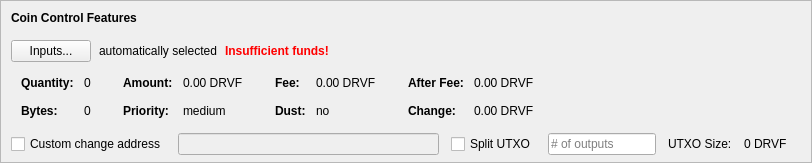
    <widget class="QFrame" name="frameCoinControl">
     <property name="sizePolicy">
      <sizepolicy hsizetype="Expanding" vsizetype="Expanding">
       <horstretch>0</horstretch>
       <verstretch>0</verstretch>
      </sizepolicy>
     </property>
     <property name="maximumSize">
      <size>
       <width>16777215</width>
       <height>16777215</height>
      </size>
     </property>
     <property name="frameShape">
      <enum>QFrame::StyledPanel</enum>
     </property>
     <property name="frameShadow">
      <enum>QFrame::Sunken</enum>
     </property>
     <layout class="QVBoxLayout" name="verticalLayoutCoinControl2">
      <property name="spacing">
       <number>0</number>
      </property>
      <property name="leftMargin">
       <number>0</number>
      </property>
      <property name="topMargin">
       <number>0</number>
      </property>
      <property name="rightMargin">
       <number>0</number>
      </property>
      <property name="bottomMargin">
       <number>6</number>
      </property>
      <item>
       <layout class="QVBoxLayout" name="verticalLayoutCoinControl" stretch="0,0,0,0,1">
        <property name="spacing">
         <number>0</number>
        </property>
        <property name="leftMargin">
         <number>10</number>
        </property>
        <property name="topMargin">
         <number>10</number>
        </property>
        <item>
         <layout class="QHBoxLayout" name="horizontalLayoutCoinControl1">
          <property name="bottomMargin">
           <number>15</number>
          </property>
          <item>
           <widget class="QLabel" name="labelCoinControlFeatures">
            <property name="sizePolicy">
             <sizepolicy hsizetype="Preferred" vsizetype="Maximum">
              <horstretch>0</horstretch>
              <verstretch>0</verstretch>
             </sizepolicy>
            </property>
            <property name="font">
             <font>
              <weight>75</weight>
              <bold>true</bold>
             </font>
            </property>
            <property name="styleSheet">
             <string notr="true">font-weight:bold;</string>
            </property>
            <property name="text">
             <string>Coin Control Features</string>
            </property>
           </widget>
          </item>
         </layout>
        </item>
        <item>
         <layout class="QHBoxLayout" name="horizontalLayoutCoinControl2" stretch="0,0,0,0">
          <property name="spacing">
           <number>8</number>
          </property>
          <property name="bottomMargin">
           <number>10</number>
          </property>
          <item>
           <widget class="QPushButton" name="pushButtonCoinControl">
            <property name="styleSheet">
             <string notr="true"/>
            </property>
            <property name="text">
             <string>Inputs...</string>
            </property>
            <property name="autoDefault">
             <bool>false</bool>
            </property>
           </widget>
          </item>
          <item>
           <widget class="QLabel" name="labelCoinControlAutomaticallySelected">
            <property name="text">
             <string>automatically selected</string>
            </property>
            <property name="margin">
             <number>5</number>
            </property>
           </widget>
          </item>
          <item>
           <widget class="QLabel" name="labelCoinControlInsuffFunds">
            <property name="font">
             <font>
              <weight>75</weight>
              <bold>true</bold>
             </font>
            </property>
            <property name="styleSheet">
             <string notr="true">color:red;font-weight:bold;</string>
            </property>
            <property name="text">
             <string>Insufficient funds!</string>
            </property>
            <property name="margin">
             <number>5</number>
            </property>
           </widget>
          </item>
          <item>
           <spacer name="horizontalSpacerCoinControl">
            <property name="orientation">
             <enum>Qt::Horizontal</enum>
            </property>
            <property name="sizeHint" stdset="0">
             <size>
              <width>40</width>
              <height>1</height>
             </size>
            </property>
           </spacer>
          </item>
         </layout>
        </item>
        <item>
         <widget class="QWidget" name="widgetCoinControl" native="true">
          <property name="sizePolicy">
           <sizepolicy hsizetype="Preferred" vsizetype="Preferred">
            <horstretch>0</horstretch>
            <verstretch>0</verstretch>
           </sizepolicy>
          </property>
          <property name="minimumSize">
           <size>
            <width>0</width>
            <height>0</height>
           </size>
          </property>
          <property name="styleSheet">
           <string notr="true"/>
          </property>
          <layout class="QHBoxLayout" name="horizontalLayoutCoinControl5">
           <property name="leftMargin">
            <number>0</number>
           </property>
           <property name="topMargin">
            <number>0</number>
           </property>
           <property name="rightMargin">
            <number>0</number>
           </property>
           <property name="bottomMargin">
            <number>0</number>
           </property>
           <item>
            <layout class="QHBoxLayout" name="horizontalLayoutCoinControl3" stretch="0,0,0,1">
             <property name="spacing">
              <number>20</number>
             </property>
             <property name="topMargin">
              <number>0</number>
             </property>
             <property name="bottomMargin">
              <number>10</number>
             </property>
             <item>
              <layout class="QFormLayout" name="formLayoutCoinControl1">
               <property name="horizontalSpacing">
                <number>10</number>
               </property>
               <property name="verticalSpacing">
                <number>14</number>
               </property>
               <property name="leftMargin">
                <number>10</number>
               </property>
               <property name="topMargin">
                <number>4</number>
               </property>
               <property name="rightMargin">
                <number>6</number>
               </property>
               <item row="0" column="0">
                <widget class="QLabel" name="labelCoinControlQuantityText">
                 <property name="font">
                  <font>
                   <weight>75</weight>
                   <bold>true</bold>
                  </font>
                 </property>
                 <property name="text">
                  <string>Quantity:</string>
                 </property>
                 <property name="margin">
                  <number>0</number>
                 </property>
                </widget>
               </item>
               <item row="0" column="1">
                <widget class="QLabel" name="labelCoinControlQuantity">
                 <property name="cursor">
                  <cursorShape>IBeamCursor</cursorShape>
                 </property>
                 <property name="contextMenuPolicy">
                  <enum>Qt::ActionsContextMenu</enum>
                 </property>
                 <property name="text">
                  <string notr="true">0</string>
                 </property>
                 <property name="margin">
                  <number>0</number>
                 </property>
                 <property name="textInteractionFlags">
                  <set>Qt::LinksAccessibleByMouse|Qt::TextSelectableByKeyboard|Qt::TextSelectableByMouse</set>
                 </property>
                </widget>
               </item>
               <item row="1" column="0">
                <widget class="QLabel" name="labelCoinControlBytesText">
                 <property name="font">
                  <font>
                   <weight>75</weight>
                   <bold>true</bold>
                  </font>
                 </property>
                 <property name="text">
                  <string>Bytes:</string>
                 </property>
                </widget>
               </item>
               <item row="1" column="1">
                <widget class="QLabel" name="labelCoinControlBytes">
                 <property name="cursor">
                  <cursorShape>IBeamCursor</cursorShape>
                 </property>
                 <property name="contextMenuPolicy">
                  <enum>Qt::ActionsContextMenu</enum>
                 </property>
                 <property name="text">
                  <string notr="true">0</string>
                 </property>
                 <property name="textInteractionFlags">
                  <set>Qt::LinksAccessibleByMouse|Qt::TextSelectableByKeyboard|Qt::TextSelectableByMouse</set>
                 </property>
                </widget>
               </item>
              </layout>
             </item>
             <item>
              <layout class="QFormLayout" name="formLayoutCoinControl2">
               <property name="horizontalSpacing">
                <number>10</number>
               </property>
               <property name="verticalSpacing">
                <number>14</number>
               </property>
               <property name="leftMargin">
                <number>6</number>
               </property>
               <property name="topMargin">
                <number>4</number>
               </property>
               <property name="rightMargin">
                <number>6</number>
               </property>
               <item row="0" column="0">
                <widget class="QLabel" name="labelCoinControlAmountText">
                 <property name="font">
                  <font>
                   <weight>75</weight>
                   <bold>true</bold>
                  </font>
                 </property>
                 <property name="text">
                  <string>Amount:</string>
                 </property>
                 <property name="margin">
                  <number>0</number>
                 </property>
                </widget>
               </item>
               <item row="0" column="1">
                <widget class="QLabel" name="labelCoinControlAmount">
                 <property name="cursor">
                  <cursorShape>IBeamCursor</cursorShape>
                 </property>
                 <property name="contextMenuPolicy">
                  <enum>Qt::ActionsContextMenu</enum>
                 </property>
                 <property name="text">
                  <string notr="true">0.00 DRVF</string>
                 </property>
                 <property name="textInteractionFlags">
                  <set>Qt::LinksAccessibleByMouse|Qt::TextSelectableByKeyboard|Qt::TextSelectableByMouse</set>
                 </property>
                </widget>
               </item>
               <item row="1" column="0">
                <widget class="QLabel" name="labelCoinControlPriorityText">
                 <property name="font">
                  <font>
                   <weight>75</weight>
                   <bold>true</bold>
                  </font>
                 </property>
                 <property name="text">
                  <string>Priority:</string>
                 </property>
                </widget>
               </item>
               <item row="1" column="1">
                <widget class="QLabel" name="labelCoinControlPriority">
                 <property name="cursor">
                  <cursorShape>IBeamCursor</cursorShape>
                 </property>
                 <property name="contextMenuPolicy">
                  <enum>Qt::ActionsContextMenu</enum>
                 </property>
                 <property name="text">
                  <string>medium</string>
                 </property>
                 <property name="textInteractionFlags">
                  <set>Qt::LinksAccessibleByMouse|Qt::TextSelectableByKeyboard|Qt::TextSelectableByMouse</set>
                 </property>
                </widget>
               </item>
              </layout>
             </item>
             <item>
              <layout class="QFormLayout" name="formLayoutCoinControl3">
               <property name="horizontalSpacing">
                <number>10</number>
               </property>
               <property name="verticalSpacing">
                <number>14</number>
               </property>
               <property name="leftMargin">
                <number>6</number>
               </property>
               <property name="topMargin">
                <number>4</number>
               </property>
               <property name="rightMargin">
                <number>6</number>
               </property>
               <item row="0" column="0">
                <widget class="QLabel" name="labelCoinControlFeeText">
                 <property name="font">
                  <font>
                   <weight>75</weight>
                   <bold>true</bold>
                  </font>
                 </property>
                 <property name="text">
                  <string>Fee:</string>
                 </property>
                 <property name="margin">
                  <number>0</number>
                 </property>
                </widget>
               </item>
               <item row="0" column="1">
                <widget class="QLabel" name="labelCoinControlFee">
                 <property name="cursor">
                  <cursorShape>IBeamCursor</cursorShape>
                 </property>
                 <property name="contextMenuPolicy">
                  <enum>Qt::ActionsContextMenu</enum>
                 </property>
                 <property name="text">
                  <string notr="true">0.00 DRVF</string>
                 </property>
                 <property name="textInteractionFlags">
                  <set>Qt::LinksAccessibleByMouse|Qt::TextSelectableByKeyboard|Qt::TextSelectableByMouse</set>
                 </property>
                </widget>
               </item>
               <item row="1" column="0">
                <widget class="QLabel" name="labelCoinControlLowOutputText">
                 <property name="font">
                  <font>
                   <weight>75</weight>
                   <bold>true</bold>
                  </font>
                 </property>
                 <property name="text">
                  <string>Dust:</string>
                 </property>
                </widget>
               </item>
               <item row="1" column="1">
                <widget class="QLabel" name="labelCoinControlLowOutput">
                 <property name="cursor">
                  <cursorShape>IBeamCursor</cursorShape>
                 </property>
                 <property name="contextMenuPolicy">
                  <enum>Qt::ActionsContextMenu</enum>
                 </property>
                 <property name="text">
                  <string>no</string>
                 </property>
                 <property name="textInteractionFlags">
                  <set>Qt::LinksAccessibleByMouse|Qt::TextSelectableByKeyboard|Qt::TextSelectableByMouse</set>
                 </property>
                </widget>
               </item>
              </layout>
             </item>
             <item>
              <layout class="QFormLayout" name="formLayoutCoinControl4">
               <property name="horizontalSpacing">
                <number>10</number>
               </property>
               <property name="verticalSpacing">
                <number>14</number>
               </property>
               <property name="leftMargin">
                <number>6</number>
               </property>
               <property name="topMargin">
                <number>4</number>
               </property>
               <property name="rightMargin">
                <number>6</number>
               </property>
               <item row="0" column="0">
                <widget class="QLabel" name="labelCoinControlAfterFeeText">
                 <property name="font">
                  <font>
                   <weight>75</weight>
                   <bold>true</bold>
                  </font>
                 </property>
                 <property name="text">
                  <string>After Fee:</string>
                 </property>
                 <property name="margin">
                  <number>0</number>
                 </property>
                </widget>
               </item>
               <item row="0" column="1">
                <widget class="QLabel" name="labelCoinControlAfterFee">
                 <property name="cursor">
                  <cursorShape>IBeamCursor</cursorShape>
                 </property>
                 <property name="contextMenuPolicy">
                  <enum>Qt::ActionsContextMenu</enum>
                 </property>
                 <property name="text">
                  <string notr="true">0.00 DRVF</string>
                 </property>
                 <property name="textInteractionFlags">
                  <set>Qt::LinksAccessibleByMouse|Qt::TextSelectableByKeyboard|Qt::TextSelectableByMouse</set>
                 </property>
                </widget>
               </item>
               <item row="1" column="0">
                <widget class="QLabel" name="labelCoinControlChangeText">
                 <property name="font">
                  <font>
                   <weight>75</weight>
                   <bold>true</bold>
                  </font>
                 </property>
                 <property name="text">
                  <string>Change:</string>
                 </property>
                </widget>
               </item>
               <item row="1" column="1">
                <widget class="QLabel" name="labelCoinControlChange">
                 <property name="cursor">
                  <cursorShape>IBeamCursor</cursorShape>
                 </property>
                 <property name="contextMenuPolicy">
                  <enum>Qt::ActionsContextMenu</enum>
                 </property>
                 <property name="text">
                  <string notr="true">0.00 DRVF</string>
                 </property>
                 <property name="textInteractionFlags">
                  <set>Qt::LinksAccessibleByMouse|Qt::TextSelectableByKeyboard|Qt::TextSelectableByMouse</set>
                 </property>
                </widget>
               </item>
              </layout>
             </item>
            </layout>
           </item>
          </layout>
         </widget>
        </item>
        <item>
         <layout class="QHBoxLayout" name="horizontalLayoutCoinControl4" stretch="0,0,0,0,0,0,0">
          <property name="spacing">
           <number>12</number>
          </property>
          <property name="sizeConstraint">
           <enum>QLayout::SetDefaultConstraint</enum>
          </property>
          <property name="topMargin">
           <number>5</number>
          </property>
          <property name="rightMargin">
           <number>5</number>
          </property>
          <item>
           <widget class="QCheckBox" name="checkBoxCoinControlChange">
            <property name="toolTip">
             <string>If this is activated, but the change address is empty or invalid, change will be sent to a newly generated address.</string>
            </property>
            <property name="text">
             <string>Custom change address</string>
            </property>
           </widget>
          </item>
          <item>
           <widget class="QValidatedLineEdit" name="lineEditCoinControlChange">
            <property name="enabled">
             <bool>false</bool>
            </property>
            <property name="sizePolicy">
             <sizepolicy hsizetype="Expanding" vsizetype="Fixed">
              <horstretch>0</horstretch>
              <verstretch>0</verstretch>
             </sizepolicy>
            </property>
           </widget>
          </item>
          <item>
           <widget class="QCheckBox" name="splitBlockCheckBox">
            <property name="text">
             <string>Split UTXO</string>
            </property>
           </widget>
          </item>
          <item>
           <widget class="QLineEdit" name="splitBlockLineEdit">
            <property name="sizePolicy">
             <sizepolicy hsizetype="Fixed" vsizetype="Fixed">
              <horstretch>50</horstretch>
              <verstretch>0</verstretch>
             </sizepolicy>
            </property>
            <property name="placeholderText">
             <string># of outputs</string>
            </property>
           </widget>
          </item>
          <item>
           <widget class="QLabel" name="labelBlockSizeText">
            <property name="text">
             <string>UTXO Size:</string>
            </property>
           </widget>
          </item>
          <item>
           <widget class="QLabel" name="labelBlockSize">
            <property name="text">
             <string>0 DRVF</string>
            </property>
           </widget>
          </item>
          <item>
           <widget class="QLabel" name="labelCoinControlChangeLabel">
            <property name="sizePolicy">
             <sizepolicy hsizetype="Preferred" vsizetype="Expanding">
              <horstretch>0</horstretch>
              <verstretch>0</verstretch>
             </sizepolicy>
            </property>
            <property name="minimumSize">
             <size>
              <width>0</width>
              <height>0</height>
             </size>
            </property>
            <property name="text">
             <string/>
            </property>
            <property name="margin">
             <number>3</number>
            </property>
           </widget>
          </item>
         </layout>
        </item>
        <item>
         <spacer name="verticalSpacerCoinControl">
          <property name="orientation">
           <enum>Qt::Vertical</enum>
          </property>
          <property name="sizeHint" stdset="0">
           <size>
            <width>800</width>
            <height>1</height>
           </size>
          </property>
         </spacer>
        </item>
       </layout>
      </item>
     </layout>
    </widget>
